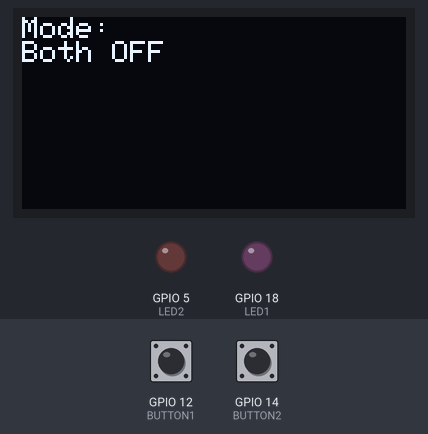
Simulated run of this program. Board: ESP32. On the bench: 128×64 one-colour display, output pins drawn as LEDs (lit = HIGH). Dashed ring = blinking. The test bench sets the inputs (shaded band); at power-on: GPIO 12 (BUTTON1) HIGH, GPIO 14 (BUTTON2) HIGH.

Above: at 1.2 s.
1.3 s: GPIO 12 (BUTTON1) pulled LOW for 0.15 s
At 1.7 s:
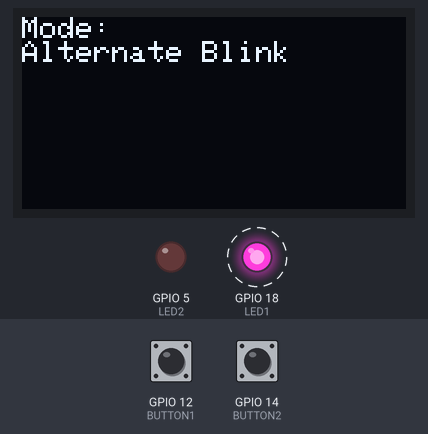
4.4 s: GPIO 12 (BUTTON1) pulled LOW for 1 s
At 5.6 s:
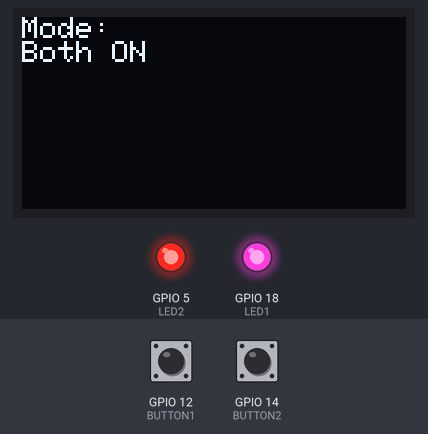
6.9 s: GPIO 12 (BUTTON1) pulled LOW for 0.15 s
At 7.59 s:
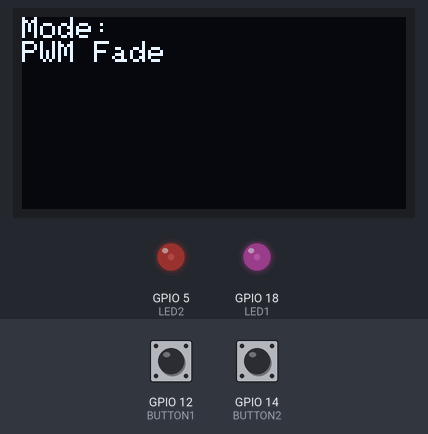
7.6 s: GPIO 14 (BUTTON2) pulled LOW for 0.15 s
At 8.4 s:
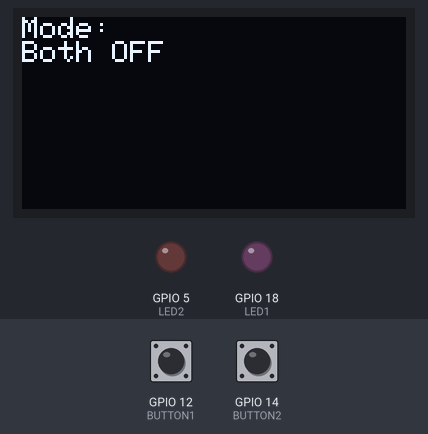
9.2 s: GPIO 12 (BUTTON1) pulled LOW for 3.2 s
At 10.1 s:
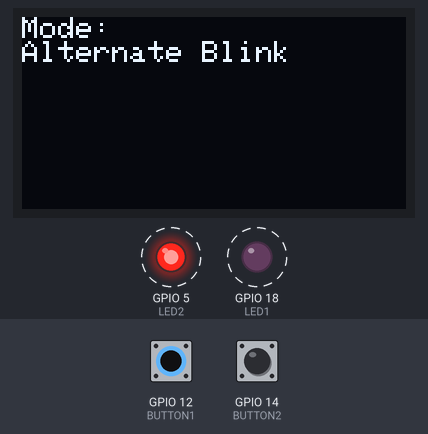
13.9 s: GPIO 12 (BUTTON1) pulled LOW for 0.15 s
At 14.8 s:
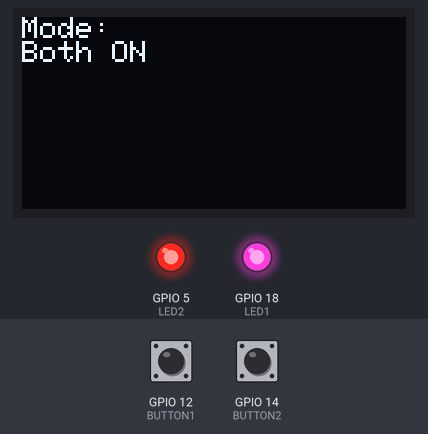
Timing chart, 0 to 16.5 s (numbered marks = the images above; inputs shaded):
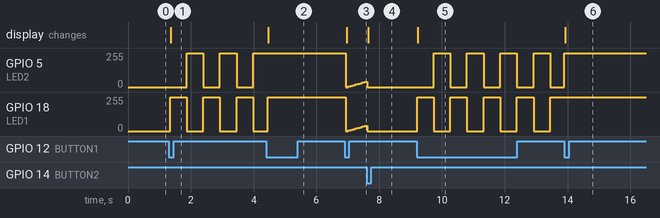

The program:

main.cpp
```cpp
// TaskA
//Dual Button LED Mode Controller with OLED Display
// Embedded IoT System Fall-2025
//Name:Areeb Fatima    Regno:23-NTU-CS-1246

#include <Arduino.h>
#include <Wire.h>
#include <Adafruit_GFX.h>
#include <Adafruit_SSD1306.h>

#define SCREEN_WIDTH 128
#define SCREEN_HEIGHT 64
Adafruit_SSD1306 display(SCREEN_WIDTH, SCREEN_HEIGHT, &Wire, -1);

#define BUTTON1 12
#define BUTTON2 14
#define LED1 18
#define LED2 5

int mode = 0;
unsigned long prevMillis = 0;
unsigned long fadePrevMillis = 0;
int blinkState = LOW;
int pwmValue = 0;
int fadeAmount = 5;
const int fadeInterval = 20;

volatile bool btn1Pressed = false;
volatile bool btn2Pressed = false;
unsigned long lastBtn1 = 0;
unsigned long lastBtn2 = 0;

void IRAM_ATTR handleButton1() {
  unsigned long now = millis();
  if (now - lastBtn1 > 200) {
    btn1Pressed = true;
    lastBtn1 = now;
  }
}

void IRAM_ATTR handleButton2() {
  unsigned long now = millis();
  if (now - lastBtn2 > 200) {
    btn2Pressed = true;
    lastBtn2 = now;
  }
}

void showOLED(const String &text) {
  display.clearDisplay();
  display.setCursor(0, 0);
  display.setTextSize(1);
  display.setTextColor(SSD1306_WHITE);
  display.println("Mode:");
  display.println(text);
  display.display();
}

void setup() {
  pinMode(BUTTON1, INPUT_PULLUP);
  pinMode(BUTTON2, INPUT_PULLUP);
  pinMode(LED1, OUTPUT);
  pinMode(LED2, OUTPUT);

  display.begin(SSD1306_SWITCHCAPVCC, 0x3C);
  showOLED("Both OFF");

  attachInterrupt(digitalPinToInterrupt(BUTTON1), handleButton1, FALLING);
  attachInterrupt(digitalPinToInterrupt(BUTTON2), handleButton2, FALLING);
}

void loop() {
  // --- Handle Button 1 ---
  if (btn1Pressed) {
    btn1Pressed = false;
    mode = (mode + 1) % 4;
  }

  // --- Handle Button 2 (Reset) ---
  if (btn2Pressed) {
    btn2Pressed = false;
    mode = 0;
  }

  // --- LED Behavior ---
  switch (mode) {
    case 0: // Both OFF
      digitalWrite(LED1, LOW);
      digitalWrite(LED2, LOW);
      showOLED("Both OFF");
      break;

    case 1: // Alternate Blink
      if (millis() - prevMillis >= 500) {
        prevMillis = millis();
        blinkState = !blinkState;
        digitalWrite(LED1, blinkState);
        digitalWrite(LED2, !blinkState);
      }
      showOLED("Alternate Blink");
      break;

    case 2: // Both ON
      digitalWrite(LED1, HIGH);
      digitalWrite(LED2, HIGH);
      showOLED("Both ON");
      break;

    case 3: // PWM Fade
      if (millis() - fadePrevMillis >= fadeInterval) {
        fadePrevMillis = millis();
        analogWrite(LED1, pwmValue);
        analogWrite(LED2, pwmValue);
        pwmValue += fadeAmount;
        if (pwmValue <= 0 || pwmValue >= 255) fadeAmount = -fadeAmount;
      }
      showOLED("PWM Fade");
      break;
  }

  delay(50); // Small delay to stabilize display updates
} 
```

Measured:
- after the input at 1.3 s, GPIO 5 (LED2): alternates 255/255 for 0.53 s and 0/255 for 0.53 s, starting after 0.57 s; GPIO 18 (LED1): alternates 255/255 for 0.53 s and 0/255 for 0.53 s, starting at once; the display: changes after 0.07 s (image 1)
- after the input at 4.4 s, GPIO 5 (LED2): stops changing and stays 255/255; the display: changes after 0.07 s (image 2)
- after the input at 6.9 s, the display: changes after 0.07 s (image 3)
- after the input at 7.6 s, the display: changes after 0.05 s (image 4)
- after the input at 9.2 s, GPIO 5 (LED2): alternates 255/255 for 0.53 s and 0/255 for 0.53 s, starting after 0.54 s; GPIO 18 (LED1): alternates 255/255 for 0.53 s and 0/255 for 0.53 s, starting at once; the display: changes at once (image 5)
- after the input at 13.9 s, GPIO 18 (LED1): stops changing and stays 255/255; the display: changes at once (image 6)
